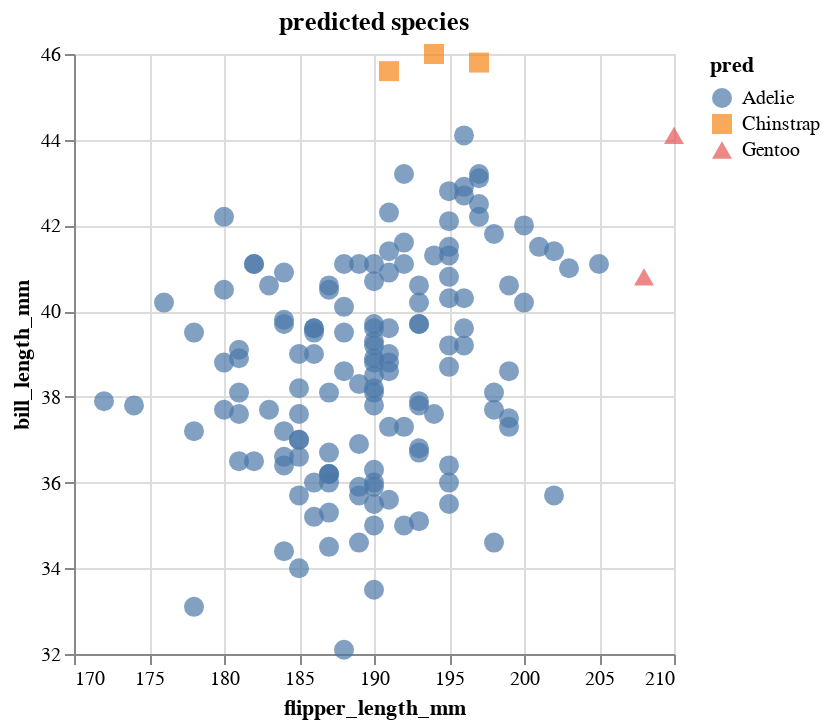

Write notebook code for a chart like this one.
### Code cell
#Trying to find the row 19 penguin!
c3 = alt.Chart(df[df["species"]=="Adelie"]).mark_point(filled=True,size=100).encode(
    x=alt.X(cols[0]).scale(zero=False),
    y=alt.Y(cols[1]).scale(zero=False),
    color="pred",
    shape="pred",
    tooltip=["species","pred","index"]
).properties(title="predicted species")
c3

### Figure 1 — Vega-Lite specification as saved in the notebook (floating-point values rounded to 4 significant figures; data arrays with more than 128 entries replaced by an {"elided": "..."} marker saying what was removed)
{"config": {"view": {"continuousWidth": 300, "continuousHeight": 300}}, "data": {"name": "data-2a361db3f39116011554c4f410732603"}, "mark": {"type": "point", "filled": true, "size": 100}, "encoding": {"color": {"field": "pred", "type": "nominal"}, "shape": {"field": "pred", "type": "nominal"}, "tooltip": [{"field": "species", "type": "nominal"}, {"field": "pred", "type": "nominal"}, {"field": "index", "type": "quantitative"}], "x": {"field": "flipper_length_mm", "scale": {"zero": false}, "type": "quantitative"}, "y": {"field": "bill_length_mm", "scale": {"zero": false}, "type": "quantitative"}}, "title": "predicted species", "$schema": "https://vega.github.io/schema/vega-lite/v5.8.0.json", "datasets": {"data-2a361db3f39116011554c4f410732603": {"elided": "146 records"}}}
